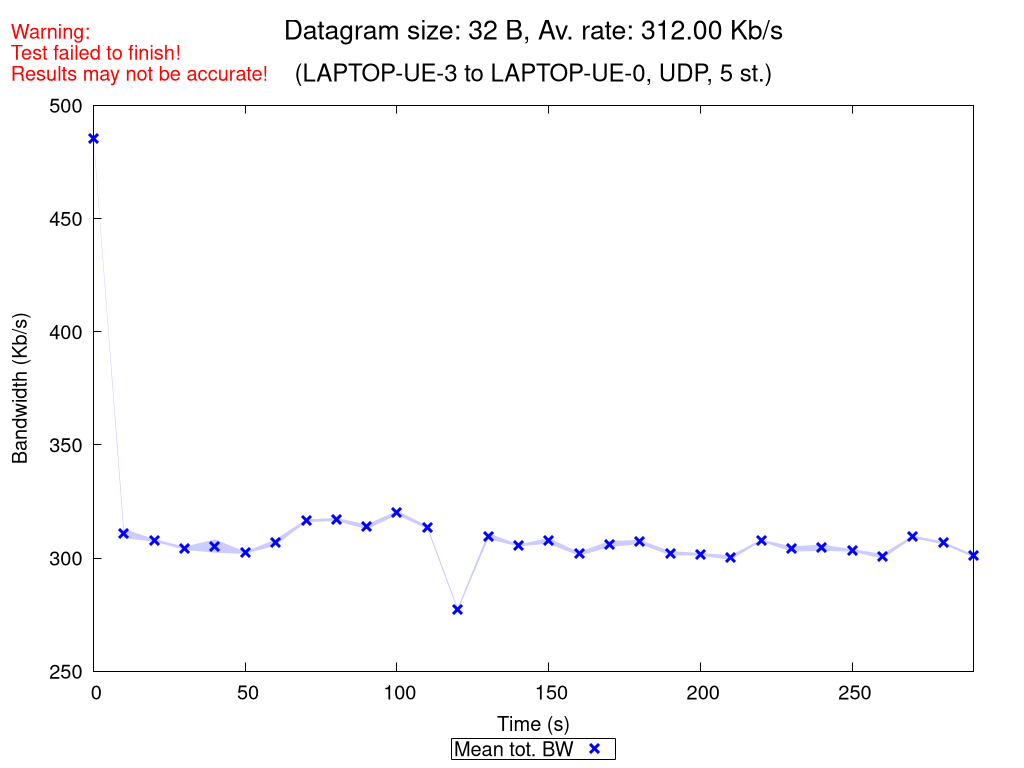

The script that saved this image:
set terminal pngcairo nocrop enhanced size 1024,768 font "Verdana,15"
set output "UDP_5_st_2020_10_12_09-09-53_two2one_00032B.png"

set title "{/=20 Datagram size: 32 B, Av. rate: 312.00 Kb/s}\n\n{/=18 (LAPTOP-UE-3 to LAPTOP-UE-0, UDP, 5 st.)}"
set label "Warning:\nTest failed to finish!\nResults may not be accurate!" at screen 0.01, screen 0.96 tc rgb "red"

set xlabel "Time (s)"
set ylabel "Bandwidth (Kb/s)"
set ytics nomirror
set key bmargin center horizontal box samplen 1 width -1
set bmargin 4.6
set rmargin 4.5

rf = 1000.0  # rate factor
set style fill transparent solid 0.2 noborder
set autoscale xfix
plot "UDP_5_st_2020_10_12_09-09-53_two2one_00032B_iperf_processed.dat" using 1:($2/rf-$3/rf):($2/rf+$3/rf) with filledcurves lc rgb "blue" notitle, \
     "" using 1:($2/rf) with points pt 2 ps 1.5 lw 3 lc rgb "blue" title "Mean tot. BW", \
